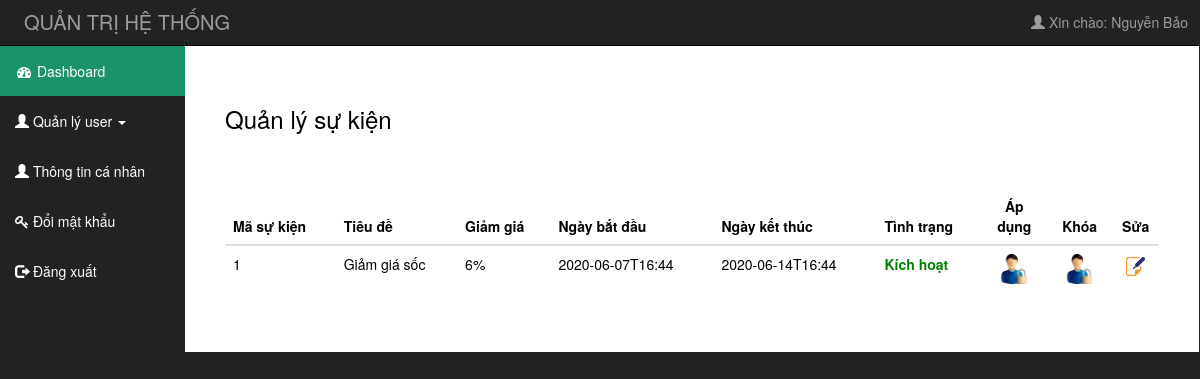
Screenshot of /admin/quanlysukien.php (signed in) with the database file from the repository.
### tables this page shows
CREATE TABLE `khuyenmai` (
  `makm` int(11) NOT NULL,
  `tieude` varchar(255) NOT NULL,
  `giatrikhuyenmai` int(11) NOT NULL,
  `thoigianbatdau` varchar(255) NOT NULL,
  `thoigianketthuc` varchar(255) NOT NULL,
  `tinhtrang` int(11) NOT NULL
);

### admin/quanlysukien.php (the view, shortened to what this page needs)
	<?php
		if(isset($_SESSION['usr']['uid']))
		{
			include("includes/header.php");
		}
		else
		{
			 header('Location:login.php');
		}
		require("../includes/connect_db.php");
	?>
		<div id="mid">
			<div class="row" style="width: 100%;">
				<div class="col-sm-2">
					<?php
						if($_SESSION['usr']['vaitro']==2)
						{
							include('includes/menu_left1.php');
						}
					?>
				</div>
				<div class="col-sm-10">
					<div style="background-color:white;margin-right: -29px;margin-left: -15px;color: black;padding: 40px;">
						<h3>Quản lý sự kiện</h3>
						<table class="table table-hover">
						    <thead>
						      <tr>
						        <th>Mã sự kiện</th>
						        <th>Tiêu đề</th>
						        <th>Giảm giá</th>
						        <th>Ngày bắt đầu</th>
						        <th>Ngày kết thúc</th>
						        <th>Tình trạng</th>
						        <th style="width: 7%;text-align: center;">Áp dụng</th>
						        <th style="width: 7%;text-align: center;">Khóa</th>
						        <th style="width: 5%;text-align: center;">Sửa</th>
						      </tr>
						    </thead>
						    <tbody>
						    	<?PHP
							    		$query="SELECT * FROM khuyenmai order by makm desc";
										$result=mysqli_query($dbc,$query);check_errors($result,$query);$i=1;
										while(list($makm, $tieude, $giatri, $stime, $etime, $tinhtrang)=mysqli_fetch_array($result,MYSQLI_NUM))
									    {?>
											<tr>
										      	<td>
										      		<?php echo $makm;?>
										      	</td>
										      	<td>
													<?php echo $tieude;?>
										      	</td>
										      	<td>
										      		<?php echo $giatri;?>%
										      	</td>
										      	<td>
													<?php echo $stime;?>
										      	</td>
										      	<td>
													<?php echo $etime;?>
										      	</td>
										      	<td>
													<?php
														if($tinhtrang==1)
														{
															echo "<b style='color:green'>Kích hoạt</b>";
														}else{
															echo "<b style='color:red;'>Đã khóa</b>";
														}
													?>
										      	</td>
										      	<td style="text-align: center;">
										      		<a href="apdungsukien.php?id=<?php echo $makm ?>">
										      			<img src="../IMAGES/doi_mk.png" class="img_tb2">
										      		</a>
										      	</td>
										      	<td style="text-align: center;">
										      		<a href="khoasukien.php?id=<?php echo $makm ?>">
										      			<img src="../IMAGES/doi_mk.png" class="img_tb2">
										      		</a>
										      	</td>
										      	<td  style="text-align: center;">
										      		<a href="suasukien.php?id=<?php echo $makm ?>">
														<img src="../IMAGES/icon_edit.png" class="img_tb2">
													</a>
										      	</td>
									     	</tr>
									<?PHP }?>
						    </tbody>
				  		</table>
					</div>
				</div>
			</div>
		</div>
	</div>
</body>
</html>

### admin/CSS/admin_css.css (style rules this page uses)
body { margin: 0; padding: 0; background-color: #222; }
a { text-decoration: none; }
#mid { width: 100%; }
.table tbody a { cursor: pointer; }
.img_tb2 { width: 60%; height: 14%; }

### rows the page displays
khuyenmai: makm "1", tieude "Giảm giá sốc", giatrikhuyenmai "6", thoigianbatdau "2020-06-07T16:44", thoigianketthuc "2020-06-14T16:44", tinhtrang "Kích hoạt"

### other values shown
$_SESSION['usr']['user'] "Nguyễn Bảo"
